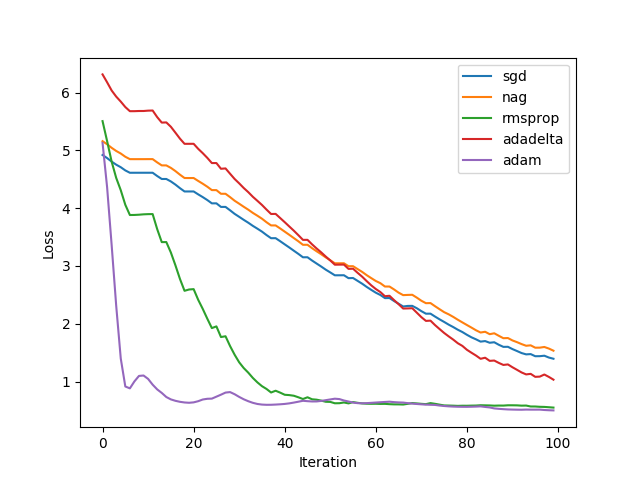

The script that drew this image:
from sklearn import datasets as ds
import numpy as np
from numpy import random
import matplotlib.pyplot as plt


def sigmoid(input_):
    return 1 / (1 + np.exp(-input_))


def train(x_train, y_train, x_test, y_test, method, iters, test_errors):
    max_iterations = 100
    theta = random.rand(num_features + 1)
    num_test_samples, num_test_features = x_test.shape

    if method == 'sgd':
        lr = 0.01

        for i in range(max_iterations):
            output = sigmoid(np.dot(x_train[i], theta))
            error = output - y_train[i]
            theta = theta - lr * np.dot(x_train[i], error)

            predict_error = 0
            for j in range(num_test_samples):
                predict_output = sigmoid(np.dot(x_test[j], theta))
                predict_error -= y_test[j] * np.log(predict_output) + (1 - y_test[j]) * np.log(1 - predict_output)
            print(str(i) + '\t' + str(predict_error / num_test_samples))

            iters.append(i)
            test_errors.append(predict_error / num_test_samples)

    if method == 'nag':
        lr = 0.01
        miu = 0.9
        momentum = np.zeros(num_features + 1)

        for i in range(max_iterations):
            output = sigmoid(np.dot(x_train[i], theta - lr * miu * momentum))
            error = output - y_train[i]
            grad = np.dot(x_train[i], error)
            momentum = momentum * lr + grad
            theta = theta - lr * momentum

            predict_error = 0
            for j in range(num_test_samples):
                predict_output = sigmoid(np.dot(x_test[j], theta))
                predict_error -= y_test[j] * np.log(predict_output) + (1 - y_test[j]) * np.log(1 - predict_output)
            print(str(i) + '\t' + str(predict_error / num_test_samples))

            iters.append(i)
            test_errors.append(predict_error / num_test_samples)

    if method == 'rmsprop':
        lr = 0.1
        expectation = 1
        rho = 0.95
        delta = 10e-7

        for i in range(max_iterations):
            output = sigmoid(np.dot(x_train[i], theta))
            error = output - y_train[i]
            grad = np.dot(x_train[i], error)
            norm = np.dot(grad, grad)
            expectation = rho * expectation + (1 - rho) * norm
            theta = theta - lr * grad / (np.sqrt(expectation) + delta)

            predict_error = 0
            for j in range(num_test_samples):
                predict_output = sigmoid(np.dot(x_test[j], theta))
                predict_error -= y_test[j] * np.log(predict_output) + (1 - y_test[j]) * np.log(1 - predict_output)
            print(str(i) + '\t' + str(predict_error / num_test_samples))
            iters.append(i)
            test_errors.append(predict_error / num_test_samples)

    if method == 'adam':
        delta = 10e-8
        rho1 = 0.9
        rho2 = 0.999
        lr = 0.1
        s = 0
        r = 0

        for i in range(max_iterations):
            output = sigmoid(np.dot(x_train[i], theta))
            error = output - y_train[i]
            grad = np.dot(x_train[i], error)

            s = rho1 * s + (1 - rho1) * grad
            r = rho2 * r + (1 - rho2) * grad * grad
            s_hat = s / (1 - rho1)
            r_hat = r / (1 - rho2)
            delta_theta = (-lr * s_hat) / (np.sqrt(r_hat) + delta)
            theta = theta + delta_theta

            predict_error = 0
            for j in range(num_test_samples):
                predict_output = sigmoid(np.dot(x_test[j], theta))
                predict_error -= y_test[j] * np.log(predict_output) + (1 - y_test[j]) * np.log(1 - predict_output)
            print(str(i) + '\t' + str(predict_error / num_test_samples))
            iters.append(i)
            test_errors.append(predict_error / num_test_samples)

    if method == 'adadelta':
        r = 0
        e = 0
        miu = 0.9
        delta = 10e-7
        lr = 10

        for i in range(max_iterations):
            output = sigmoid(np.dot(x_train[i], theta))
            error = output - y_train[i]
            grad = np.dot(x_train[i], error)

            r = miu * r + (1 - miu) * grad * grad
            delta_theta = (-lr * grad * np.sqrt(e + delta)) / (np.sqrt(r + delta))
            theta = theta + delta_theta
            e = miu * e + (1 - miu) * e * e


            predict_error = 0
            for j in range(num_test_samples):
                predict_output = sigmoid(np.dot(x_test[j], theta))
                predict_error -= y_test[j] * np.log(predict_output) + (1 - y_test[j]) * np.log(1 - predict_output)
            print(str(i) + '\t' + str(predict_error / num_test_samples))
            iters.append(i)
            test_errors.append(predict_error / num_test_samples)

if __name__ == '__main__':
    x_train, y_train = ds.load_svmlight_file('./data/a9a')
    x_test, y_test = ds.load_svmlight_file('./data/a9a.t')

    num_samples, num_features = x_train.shape
    num_test_samples, num_test_features = x_test.shape

    x_train = x_train.toarray()
    temp = np.ones(shape=[32561, 1], dtype=np.float32)
    x_train = np.concatenate([x_train, temp], axis=1)
    x_test = x_test.toarray()
    temp = np.zeros(shape=[16281, 1], dtype=np.float32)
    temp1 = np.ones(shape=[16281, 1], dtype=np.float32)
    x_test = np.concatenate([x_test, temp, temp1], axis=1)

    for i in range(0, len(y_train)):
        if y_train[i] == -1:
            y_train[i] = 0
    for i in range(0, len(y_test)):
        if y_test[i] == -1:
            y_test[i] = 0


    methods = ['sgd', 'nag', 'rmsprop', 'adadelta', 'adam']
    for method in methods:
        iters = []
        test_errors = []
        train(x_train, y_train, x_test, y_test, method, iters, test_errors)
        plt.plot(iters, test_errors, label=method)

plt.xlabel('Iteration')
plt.ylabel('Loss')
plt.legend()
plt.show()
